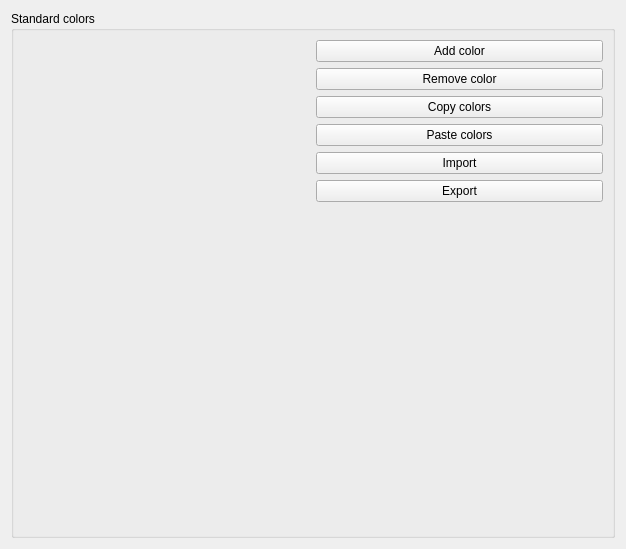
             <widget class="QWidget" name="scrollAreaWidgetContents">
              <property name="geometry">
               <rect>
                <x>0</x>
                <y>0</y>
                <width>626</width>
                <height>549</height>
               </rect>
              </property>
              <layout class="QHBoxLayout" name="horizontalLayout_46">
               <item>
                <widget class="QgsCollapsibleGroupBox" name="groupBox_7">
                 <property name="title">
                  <string>Standard colors</string>
                 </property>
                 <layout class="QGridLayout" name="gridLayout_12">
                  <item row="3" column="1">
                   <widget class="QPushButton" name="mButtonPasteColors">
                    <property name="text">
                     <string>Paste colors</string>
                    </property>
                   </widget>
                  </item>
                  <item row="5" column="1">
                   <widget class="QPushButton" name="mButtonExportColors">
                    <property name="text">
                     <string>Export</string>
                    </property>
                   </widget>
                  </item>
                  <item row="0" column="1">
                   <widget class="QPushButton" name="mButtonAddColor">
                    <property name="text">
                     <string>Add color</string>
                    </property>
                   </widget>
                  </item>
                  <item row="1" column="1">
                   <widget class="QPushButton" name="mButtonRemoveColor">
                    <property name="text">
                     <string>Remove color</string>
                    </property>
                   </widget>
                  </item>
                  <item row="6" column="1">
                   <spacer name="verticalSpacer_12">
                    <property name="orientation">
                     <enum>Qt::Vertical</enum>
                    </property>
                    <property name="sizeHint" stdset="0">
                     <size>
                      <width>20</width>
                      <height>40</height>
                     </size>
                    </property>
                   </spacer>
                  </item>
                  <item row="2" column="1">
                   <widget class="QPushButton" name="mButtonCopyColors">
                    <property name="text">
                     <string>Copy colors</string>
                    </property>
                   </widget>
                  </item>
                  <item row="4" column="1">
                   <widget class="QPushButton" name="mButtonImportColors">
                    <property name="text">
                     <string>Import</string>
                    </property>
                   </widget>
                  </item>
                  <item row="0" column="0" rowspan="8">
                   <widget class="QgsColorSchemeList" name="mTreeCustomColors" native="true"/>
                  </item>
                 </layout>
                </widget>
               </item>
              </layout>
             </widget>
